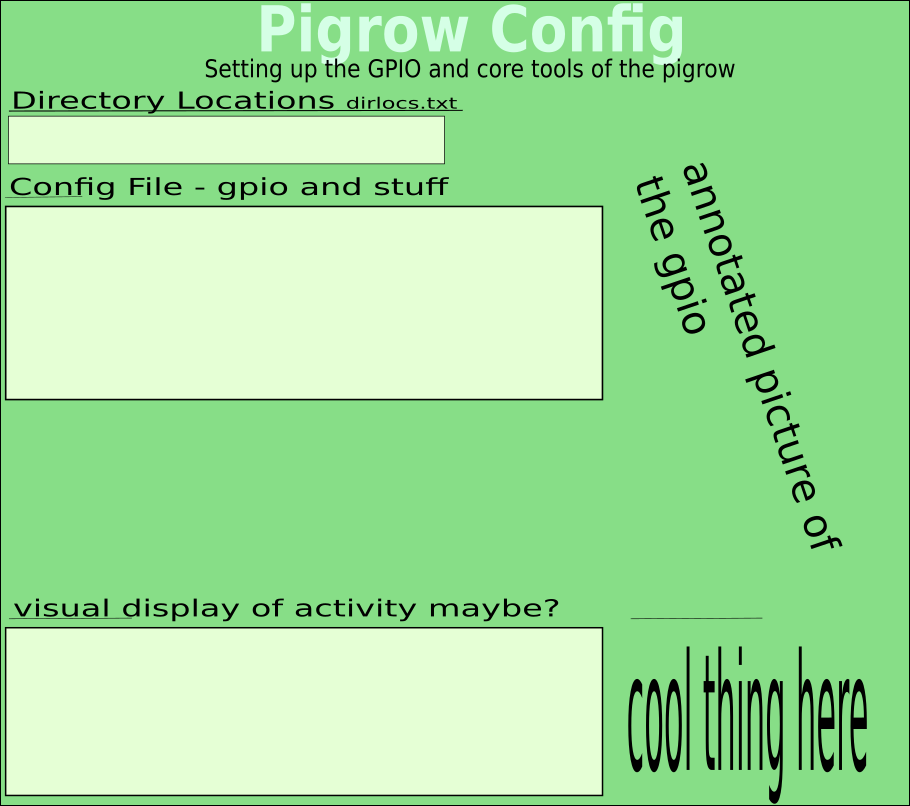
#> input picture scripts/gui/config_info.png, 910 x 806 px; its folder holds only this picture in this run
$ python -i analyse_colourswatch.py   (imports and definitions only)
#> lines starting #> are read from the running program, lines starting #| are printed output that depends on the picture
### scripts/gui/timelapse_modules/analysis_common.py
"""Shared, headless rendering helpers for Image Set Analyse modules.

Frame numbers always refer to the supplied set order. Epoch timestamps are UTC;
compact date suffixes are taken literally, without consulting file modification
times (which change when images are downloaded).
"""

import math
import os
from pathlib import Path
import re
import tempfile
import textwrap
from datetime import datetime, timezone

import numpy as np
from PIL import Image, ImageFont, ImageOps


def require_frames(frames):
    frames = list(frames)
    if not frames:
        raise ValueError("There are no images in the selected frame range.")
    return frames


# [17 lines left out: function capture_datetime, not called in this run]


def date_from_filename(path):
    return os.path.basename(path), capture_datetime(path) or "undetermined"


def load_thumbnail(path, size=(128, 128)):
    """Return an owned RGB thumbnail; never keep the source file open.

    JPEG draft decoding reduces peak memory before orientation and conversion.
    Pillow's decompression-bomb protection remains enabled for other formats.
    """
    with Image.open(path) as source:
        source.draft("RGB", size)
        source.thumbnail(size, Image.Resampling.LANCZOS)
        oriented = ImageOps.exif_transpose(source)
        try:
            return oriented.convert("RGB")
        finally:
            if oriented is not source:
                oriented.close()


# [24 lines left out: functions load_font, _atomic_png, not called in this run]


def save_image(image, out_file):
    _atomic_png(out_file, lambda path: image.save(path, format="PNG"))


# [88 lines left out: functions new_figure, style_axis, frame_axis, plot_series, save_figure, not called in this run]

### scripts/gui/timelapse_modules/analyse_colourswatch.py
"""A bounded, labelled strip showing full-frame color changes in set order."""

import numpy as np
from PIL import Image, ImageDraw

from timelapse_modules.analysis_common import (
    load_font, load_thumbnail, require_frames, save_image,
)


WIDTH, HEIGHT = 1600, 680
LEFT, RIGHT = 90, 1530
TOP, STRIP_HEIGHT = 142, 340
AVERAGE_TOP, AVERAGE_HEIGHT = 510, 42
MISSING = (212, 217, 224)
ERROR_COLOR = (197, 42, 132)
_IMAGE_ERRORS = (OSError, ValueError, SyntaxError, Image.DecompressionBombError)


def analyse_set(ani_frame_list, out_file):
    frames = require_frames(ani_frame_list)
    bins = min(len(frames), RIGHT - LEFT)
    sums = np.zeros((bins, STRIP_HEIGHT, 3), dtype=np.float32)
    counts = np.zeros(bins, dtype=np.int64)
    failures = np.zeros(bins, dtype=np.int64)
    for index, image_path in enumerate(frames):
        column = min(bins - 1, index * bins // len(frames))
        try:
            with load_thumbnail(image_path, (128, 384)) as image:
                # Average across the FULL frame width, retaining vertical detail.
                with image.resize((1, STRIP_HEIGHT), Image.Resampling.BOX) as profile:
                    sums[column] += np.asarray(profile, dtype=np.float32)[:, 0]
        except _IMAGE_ERRORS:
            failures[column] += 1
        else:
            counts[column] += 1
        if (index + 1) % 500 == 0:
            print("Swatch: {:,} / {:,} images".format(index + 1, len(frames)))
    failed = int(failures.sum())
    if failed == len(frames):
        raise ValueError("None of the selected images could be read. Check that the files exist and are valid images.")

    values = np.full((STRIP_HEIGHT, bins, 3), MISSING, dtype=np.uint8)
    valid = counts > 0
    values[:, valid] = np.clip(sums[valid] / counts[valid, None, None], 0, 255).astype(np.uint8).transpose(1, 0, 2)
    result = Image.new("RGB", (WIDTH, HEIGHT), "white")
    draw = ImageDraw.Draw(result)
    title_font, font, small = load_font(30), load_font(18), load_font(16)
    draw.text((LEFT, 25), "Color swatch through the image set", font=title_font, fill="#203045")
    draw.text((LEFT, 72), "{:,} frames in set order · full image width squeezed into each strip; vertical detail retained".format(len(frames)), font=font, fill="#526273")
    grouping = ("Each strip represents one frame." if bins == len(frames) else
                "{:,} strips average consecutive groups of {:,}–{:,} frames; all frames are processed.".format(
                    bins, len(frames) // bins, (len(frames) + bins - 1) // bins))
    draw.text((LEFT, 101), grouping, font=small, fill="#526273")
    with Image.fromarray(values) as strip:
        with strip.resize((RIGHT - LEFT, STRIP_HEIGHT), Image.Resampling.NEAREST) as scaled:
            result.paste(scaled, (LEFT, TOP))
    average = np.rint(values.astype(np.float32).mean(axis=0)).astype(np.uint8)[None, :, :]
    with Image.fromarray(average) as strip:
        with strip.resize((RIGHT - LEFT, AVERAGE_HEIGHT), Image.Resampling.NEAREST) as scaled:
            result.paste(scaled, (LEFT, AVERAGE_TOP))
    draw.rectangle((LEFT - 1, TOP - 1, RIGHT, TOP + STRIP_HEIGHT), outline="#9daab8")
    draw.rectangle((LEFT - 1, AVERAGE_TOP - 1, RIGHT, AVERAGE_TOP + AVERAGE_HEIGHT), outline="#9daab8")
    draw.text((LEFT, 487), "Mean color", font=small, fill="#526273")
    if bins <= 80:
        for index in range(1, bins):
            xpos = LEFT + index * (RIGHT - LEFT) // bins
            draw.line((xpos, TOP, xpos, TOP + STRIP_HEIGHT), fill=(255, 255, 255), width=1)
    for index in np.flatnonzero(failures):
        x1 = LEFT + int(index) * (RIGHT - LEFT) // bins
        x2 = LEFT + (int(index) + 1) * (RIGHT - LEFT) // bins - 1
        draw.rectangle((x1, TOP + STRIP_HEIGHT - 7, max(x1, x2), TOP + STRIP_HEIGHT - 1), fill=ERROR_COLOR)
    tick_frames = sorted(set(int(round(value)) for value in np.linspace(1, len(frames), min(6, len(frames)))))
    for number in tick_frames:
        xpos = LEFT + (number - 0.5) * (RIGHT - LEFT) / len(frames)
        draw.line((int(xpos), AVERAGE_TOP + AVERAGE_HEIGHT, int(xpos), AVERAGE_TOP + AVERAGE_HEIGHT + 7), fill="#536477")
        label = format(number, ",")
        box = draw.textbbox((0, 0), label, font=small)
        label_width = box[2] - box[0]
        draw.text((min(RIGHT - label_width, max(LEFT, xpos - label_width / 2)), 565), label, font=small, fill="#35465a")
    draw.text((LEFT, 594), "Frame number (set order)", font=font, fill="#35465a")
    note = ("{:,} unreadable images: magenta marks affected strips; grey strips have no readable image.".format(failed)
            if failed else "Color transitions reveal lighting, subject and camera changes. Click the preview to inspect the full image.")
    draw.text((LEFT, 635), note, font=small, fill="#8b225e" if failed else "#526273")
    save_image(result, out_file)
    return True

>>> import cv2
>>> picture = cv2.imread('../config_info.png', cv2.IMREAD_GRAYSCALE)
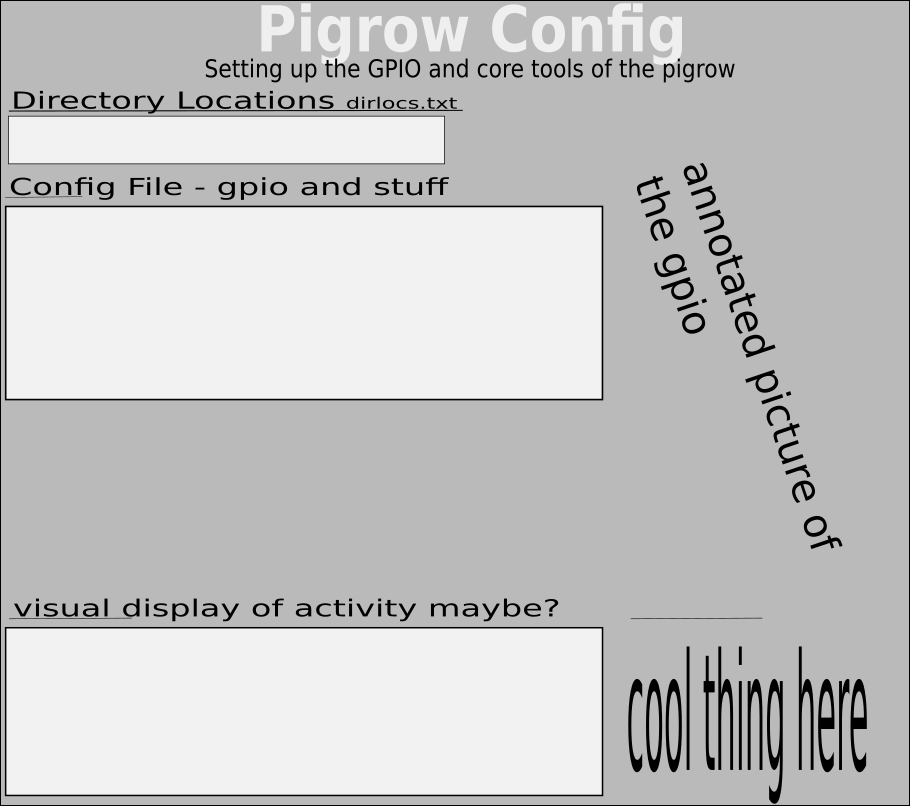
#> picture: shape (806, 910); min 0, max 242, mean 196.6
>>> result = analyse_set(picture, 'out.png')
#> in require_frames, `frames = list(frames)`: frames = 806 items
#> in analyse_set, `bins = min(len(frames), RIGHT - LEFT)`: bins = 806
#> in analyse_set, `column = min(bins - 1, index * bins // len(frames))`: column = 0
#> (the run stopped early here; a loop or call above may not have finished)

$ run again, on scripts/gui/localfiles.png
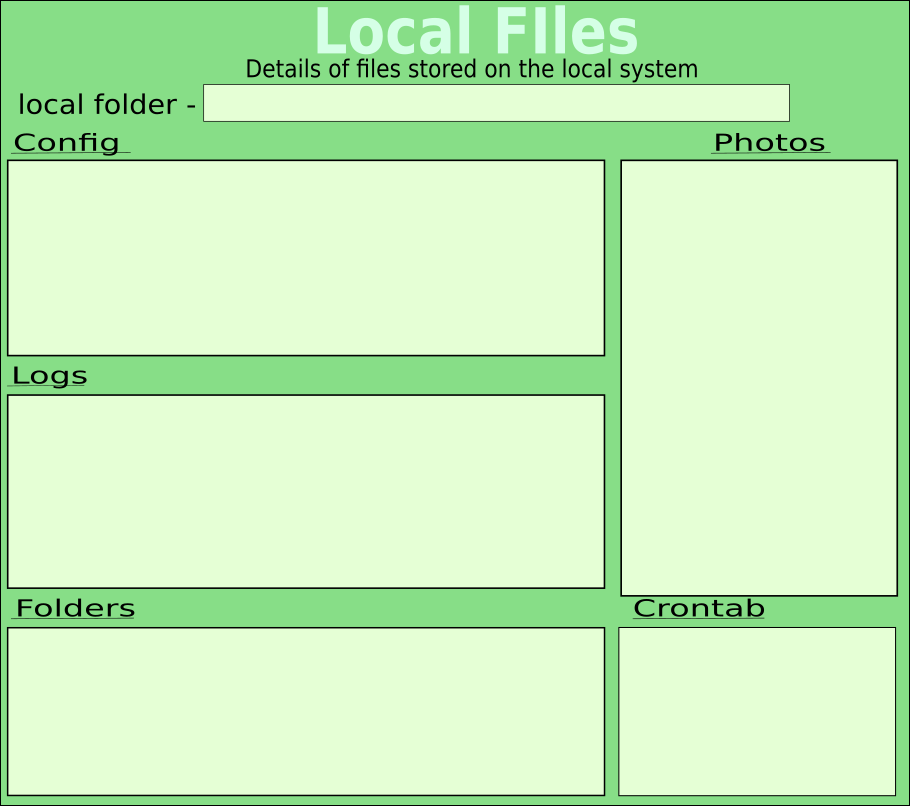
#> input picture scripts/gui/localfiles.png, 910 x 806 px
#> `picture = cv2.imread('../config_info.png', cv2.IMREAD_GRAYSCALE)`:
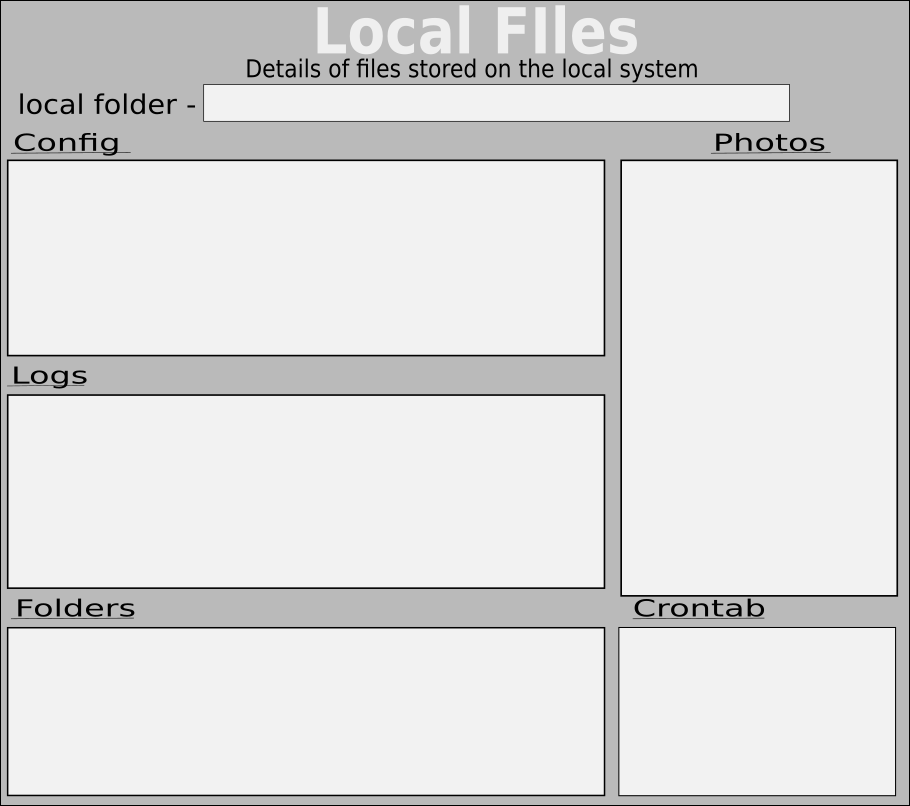
#> picture: shape (806, 910); min 0, max 242, mean 220.4
#> in require_frames, `frames = list(frames)`: frames = 806 items
#> bins = 806
#> column = 0
